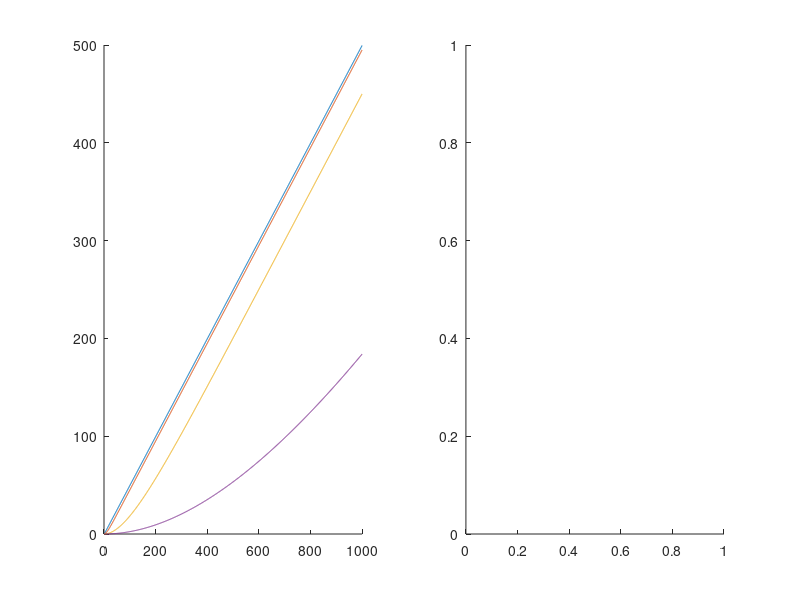

The MATLAB source for this figure: (Note: this script raises an error after producing the figure.)
% Definitions
Ks = 1;
Ki = 1;
T1 = [1 10 100 1000];
Xe0 = 0.5;

%Xa = zeros(length(sumSensor.data));
Xa = zeros(1000,1);

% Plot Xa
subplot(1,2,1)

for j = 1:length(T1)
    % Plot IT1 element
    for i = 1:length(Xa)
        Xa(i) =  Ks * Ki * (i - T1(j) * (1 - exp(-i/T1(j)))) * Xe0;
    end
    
    hold on
    plot(Xa)
    
end

% Plot pwm data and sumSensor
subplot(1,2,2)
plot(pwm.data, 'g')
hold on
plot(sumSensor.data, 'b')
hold on